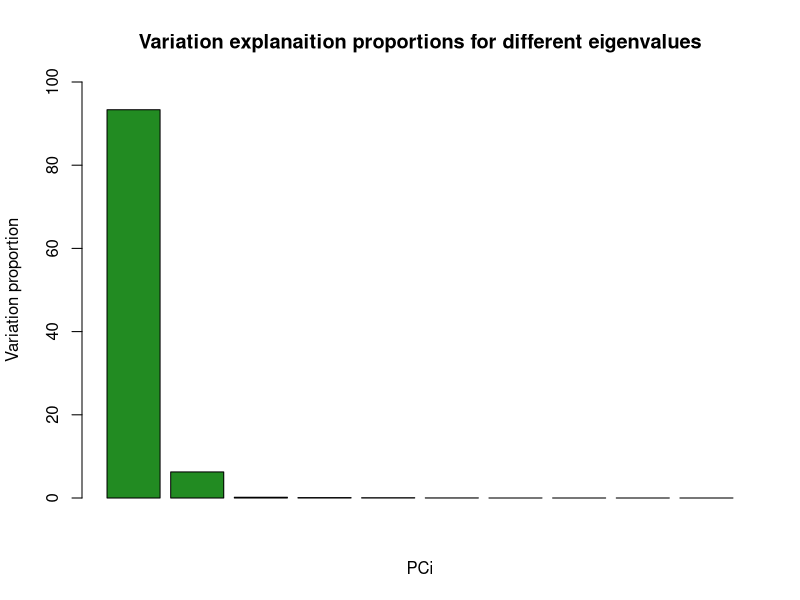
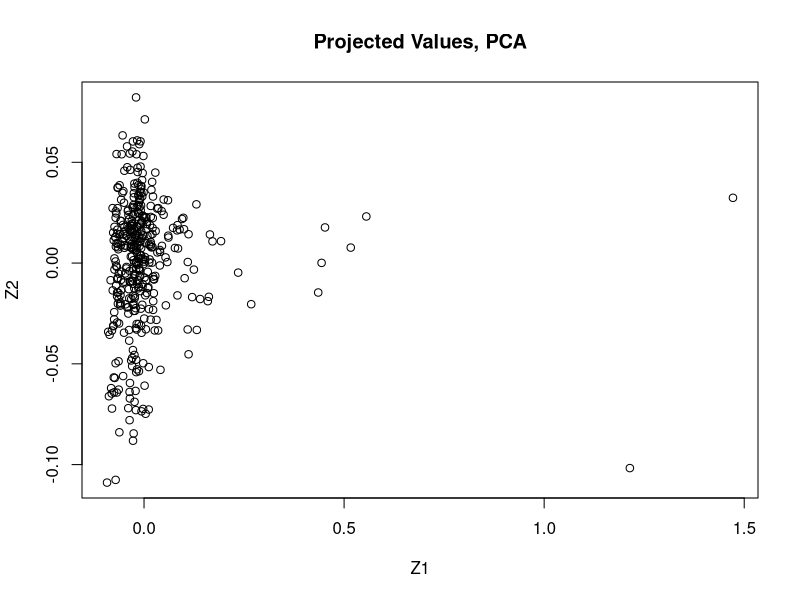
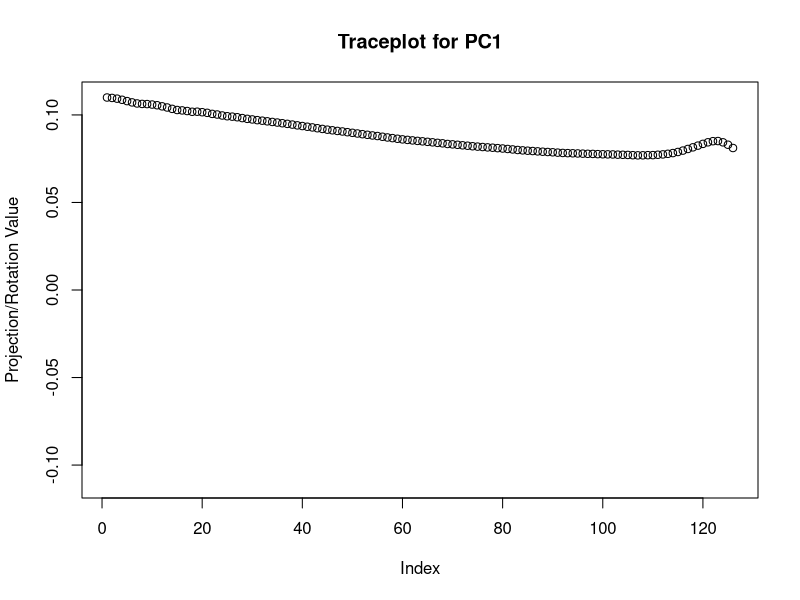
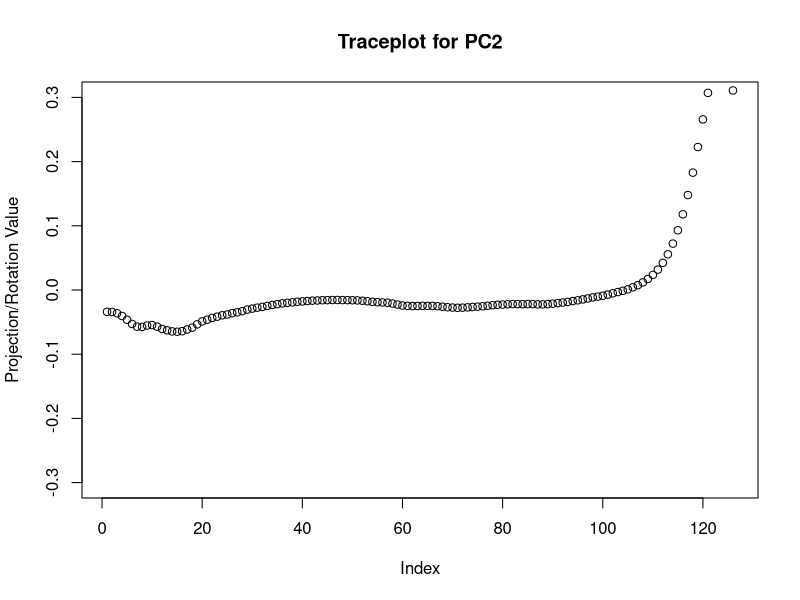
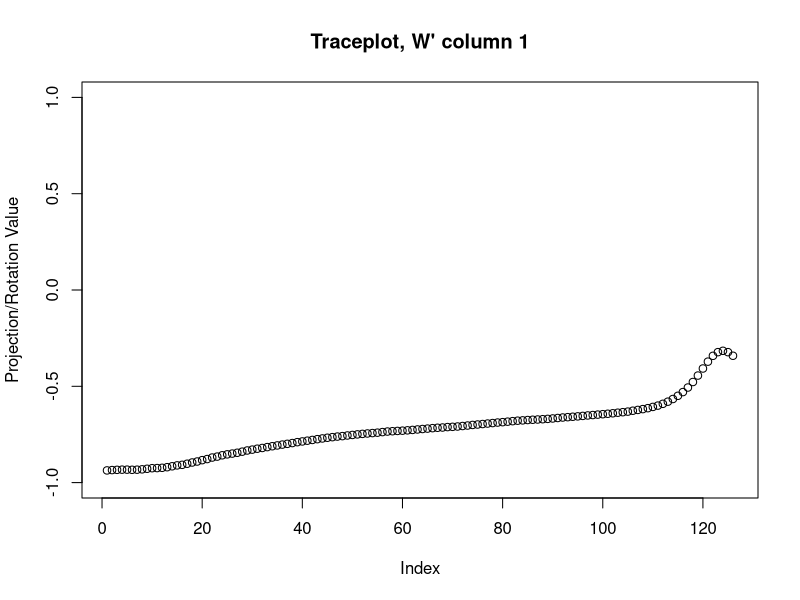
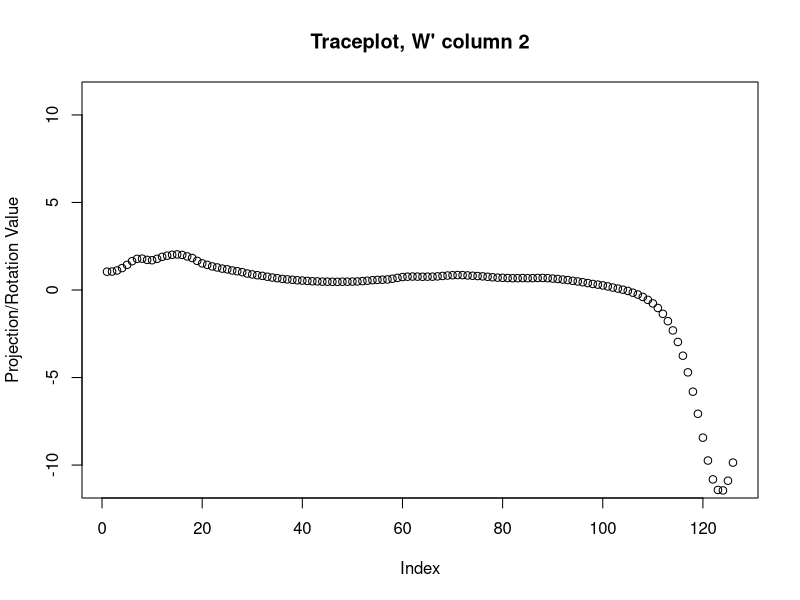
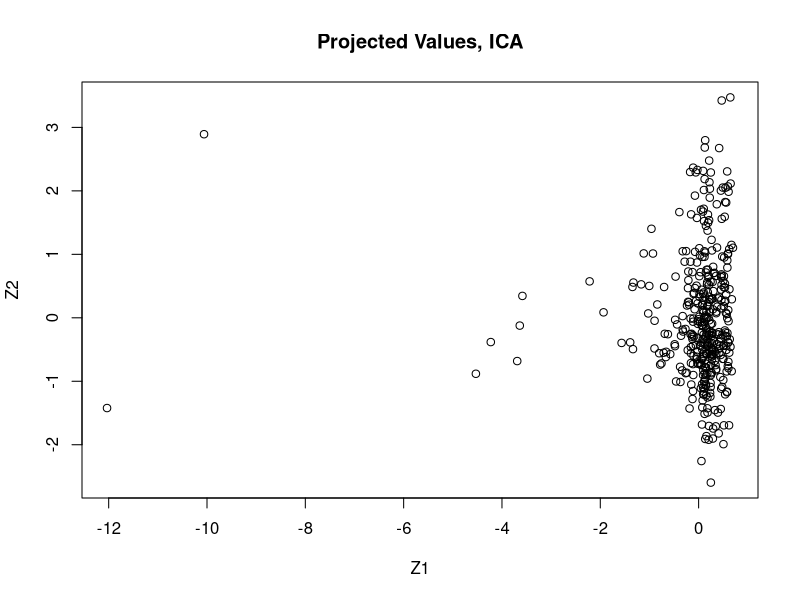
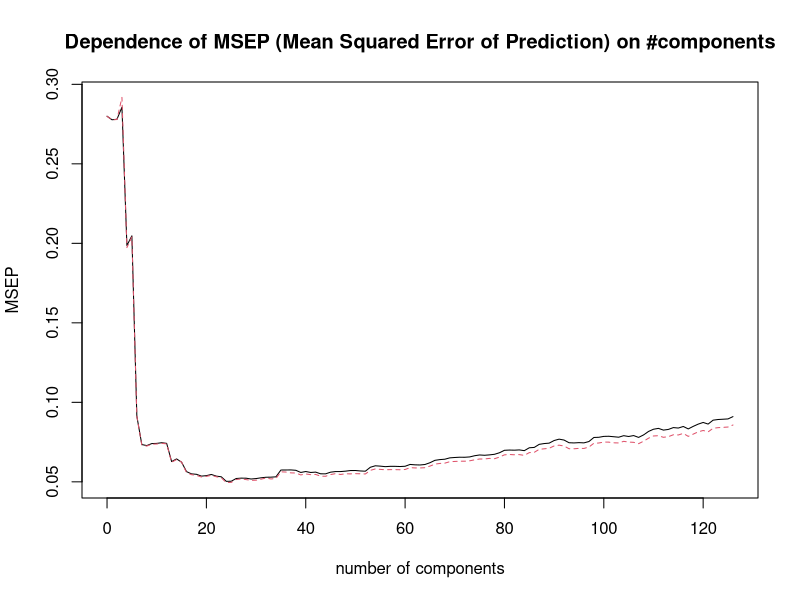

Write R code to recreate these figures, in order.
#### Lab 2 - Assignment 4 - Principal Components
### Libraries
library(fastICA)
library(pls)

### Setup
data.spectra = read.csv2("NIRSpectra.csv")
data = data.spectra
data$Viscosity = c()

### Functions

### Implementation
## Task 1 - PCA
PCA = prcomp(data)
# Extract eigenvalues
λ = PCA$sdev^2
variation.proportion = λ/sum(λ)*100
# screeplot(PCA)
barplot(variation.proportion[1:10], ylim=c(0,100), col="forestgreen", 
        main="Variation explanaition proportions for different eigenvalues", 
        xlab="PCi", ylab="Variation proportion") # The plot shows that 2 PC1 and PC2 should be extracted
sum(variation.proportion[1:2]) # 99.5957% of the total variance is explained by the first 2 PCs

# Scores - There seems to be 2-7 unusual diesiel fuels according to this plot
plot(PCA$x[,1], PCA$x[,2], xlab="Z1", ylab="Z2", main="Projected Values, PCA") # 2 "strong" outliers, 5-7 "medium" outliers

## Task 2 - Trace Plots
U = PCA$rotation # rotation matrix

# Tracing plots
plot(U[,1], main="Traceplot for PC1", ylim=c(-0.11,0.11), ylab="Projection/Rotation Value")
plot(U[,2], main="Traceplot for PC2", ylim=c(-0.3, 0.3), ylab="Projection/Rotation Value") # the last ~10 feutures mainly explain

## Task 3 - Indipendent Component Analysis (ICA)
set.seed(12345)
# 2 components selected -> n.comp=2
ICA = fastICA(data, n.comp=2, alg.typ="parallel", fun="logcosh", alpha=1, method="R", row.norm=FALSE, maxit=200, tol=0.0001, verbose=TRUE)
# W' = K * W
Wtick = ICA$K%*%ICA$W
plot(Wtick[,1], main="Traceplot, W' column 1", ylim=c(-1, 1), ylab="Projection/Rotation Value")
plot(Wtick[,2], main="Traceplot, W' column 2", ylim=c(-11,11), ylab="Projection/Rotation Value") 
# Comment: the "opposite" to PCA, similar information

# Scores
plot(ICA$S[,1], ICA$S[,2], xlab="Z1", ylab="Z2", main="Projected Values, ICA") # ICA, 

# Task 4 - PCR
set.seed(12345)
PCR = pcr(Viscosity~., data=data.spectra, validation="CV")
validationplot(PCR, val.type="MSEP", main="Dependence of MSEP (Mean Squared Error of Prediction) on #components")
